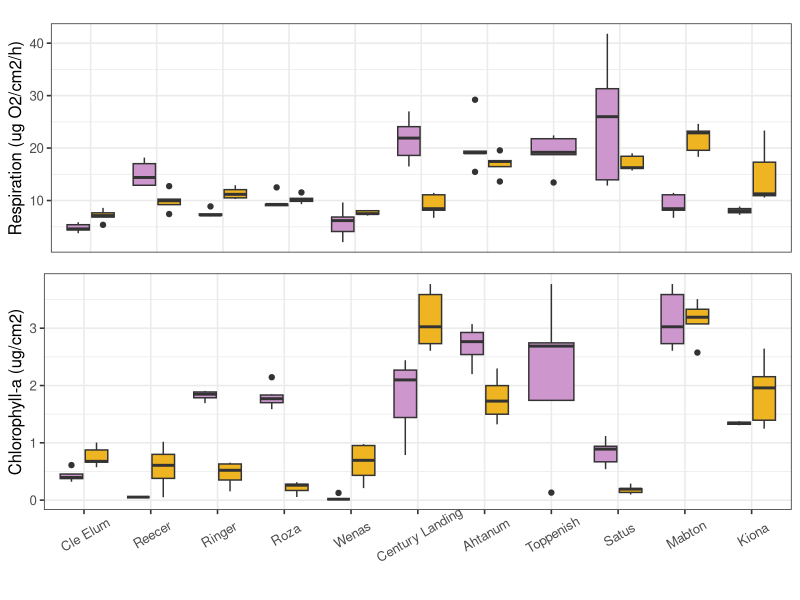
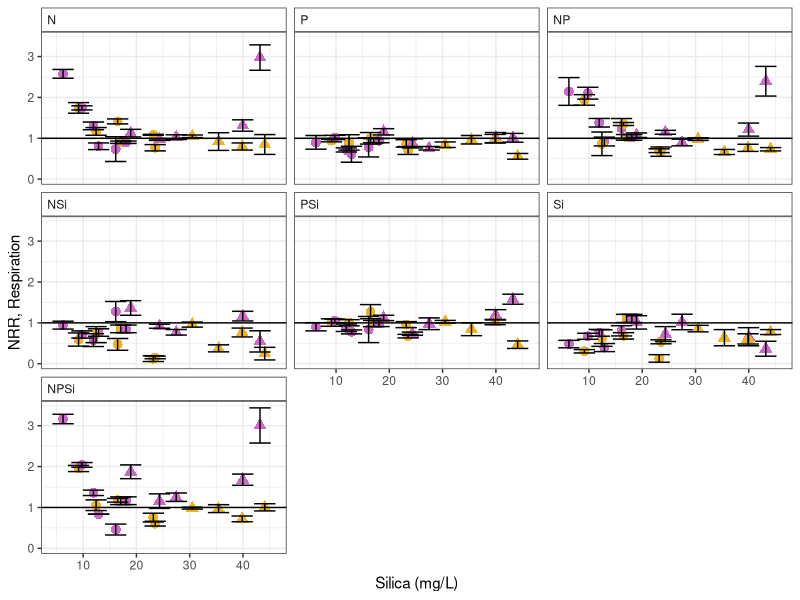
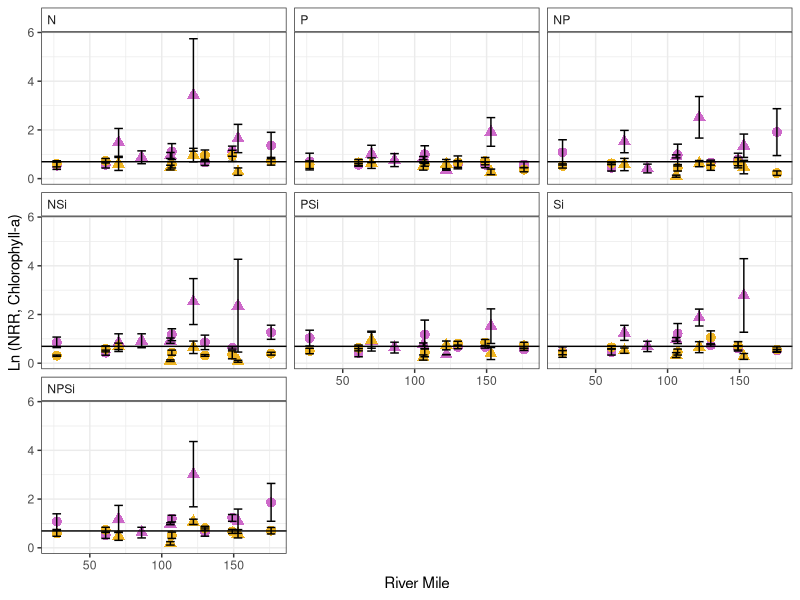

Write the R code that produced these figures, in order. (Note: this script raises an error after producing the figures.)
library(plyr)
library(dplyr)
library(ggplot2)
library(gridExtra)

#data (created in "all sites" by combining NDS files and water chem file)
nds_chem<-read.csv("NDS_chem_all.csv")
nds_chem$river_mile<-ifelse(nds_chem$stream=="ahtanum", 106, nds_chem$river_mile)
nds_chem$stream<-as.factor(nds_chem$stream)
nds_chem$season<-as.factor(nds_chem$season)
nds_chem$type<-as.factor(nds_chem$type)
nds_chem$Stream<-recode(nds_chem$stream, 'ahtanum'='Ahtanum', 'century'='Century Landing', 'kiona'='Kiona', 'mabton'='Mabton',
                                           'reecer'= 'Reecer', 'ringer'='Ringer', 'roza'='Roza', 'satus'='Satus', 
                                           'toppenish'='Toppenish', 'wenas'='Wenas', 'cleelum'='Cle Elum')

nds_s<-subset(nds_chem, top=="sponge")
nds_s <- subset(nds_s, !(is.na(nds_s$cr.nrr)))

nds_g<-subset(nds_chem, top=="glass")
nds_g <- subset(nds_g, !(is.na(nds_g$chla.nrr)))

nds_s$Stream <- factor(nds_s$Stream, levels = c("Cle Elum", "Reecer", "Ringer", "Roza", "Wenas", "Century Landing",
                                                "Ahtanum", "Toppenish", "Satus", "Mabton", "Kiona"))

nds_g$Stream <- factor(nds_g$Stream, levels = c("Cle Elum", "Reecer", "Ringer", "Roza", "Wenas", "Century Landing",
                                                "Ahtanum", "Toppenish", "Satus", "Mabton", "Kiona"))

nds_g$season<-factor(nds_g$season, levels=c("summer", "fall"))

nds_s$season<-factor(nds_s$season, levels=c("summer", "fall"))

CR_C<-ggplot(subset(nds_s,nutrient=="control"), aes(x=Stream, y=abs(cr.area)))+geom_boxplot(aes(fill=factor(season)))+
  theme_bw(base_size = 12)+ theme(axis.title.x = element_blank(), axis.text.x.bottom = element_blank(), axis.ticks.x.bottom = element_blank())+
  scale_fill_manual(values=c("plum3","goldenrod2"))+labs(y="Respiration (ug O2/cm2/h)")+
  theme(legend.position = "none")+theme( axis.text.x = element_text(angle = 35, vjust=0.65))

Chla_C<-ggplot(subset(nds_g,nutrient=="control"), aes(x=Stream, y=chla))+geom_boxplot(aes(fill=factor(season)))+
  theme_bw(base_size=12)+theme(legend.position = "none")+theme( axis.text.x = element_text(angle = 30, vjust=0.75), axis.title.x = element_blank())+
  scale_fill_manual(values=c("plum3","goldenrod2"))+labs(y="Chlorophyll-a (ug/cm2)")

grid.arrange(CR_C, Chla_C, ncol=1, heights=unit(c(2.5,3.2), c("in","in")))

ddply(subset(nds_s,nutrient=="control"& season=="fall"), "Stream", summarise, cr = abs(mean(cr.area)), 
      se = (sd(abs(cr.area))/sqrt(sum(!is.na(cr.area)))))

ddply(subset(nds_s,nutrient=="control"&season=="summer"), "Stream", summarise, cr = abs(mean(cr.area)), 
      se = (sd(abs(cr.area))/sqrt(sum(!is.na(cr.area)))))

  nds_g$Stream <- factor(nds_g$Stream, levels = c("Cle Elum", "Reecer", "Ringer", "Roza", "Wenas", "Century Landing",
                                                "Ahtanum", "Toppenish", "Satus", "Mabton", "Kiona"))

ddply(subset(nds_g,nutrient=="control"), c("Stream","season"), summarise, chlor = mean(chla), 
      se = (sd(chla))/sqrt(sum(!is.na(chla))))

#NRR figures
#summaries
sum_s<-ddply(nds_s, c("stream", "nutrient", "season", "river_mile", "top", "type", "Si.mgL", "DOC.mgL", "DIN.mgNL", "oP.mgPL"), summarise, cr=mean(cr.area, na.rm=T), 
             cr_nrr=mean(cr.nrr, na.rm=T), se_cr=(sd(cr.area, na.rm=T)/sqrt(sum(!is.na(cr.area)))),
             se_cr_nrr=(sd(cr.nrr, na.rm=T)/sqrt(sum(!is.na(cr.nrr)))))
sum_s$nutrient<-as.factor(sum_s$nutrient)

sum_g<-ddply(nds_g, c("stream", "nutrient", "season", "river_mile", "top","type", "Si.mgL", "DOC.mgL", "DIN.mgNL", "oP.mgPL"), summarise, gpp=mean(gpp.area, na.rm=T),
             chl_a=mean(chla, na.rm=T), chl_a.nrr=mean(chla.nrr, na.rm=T), gpp.nrr=mean(gpp.nrr, na.rm=T), 
             se_gpp=(sd(gpp.area, na.rm=T)/sqrt(sum(!is.na(gpp.area)))), 
             se_chla=(sd(chla, na.rm=T)/sqrt(sum(!is.na(chla)))), 
             se_chla_nrr=(sd(chla.nrr, na.rm=T)/sqrt(sum(!is.na(chla.nrr)))))

#Figures with all nutrient treatments
sum_s$nutrient<-factor(sum_s$nutrient, levels=c("control", "N", "P", "NP","NSi","PSi", "Si","NPSi"))

ggplot(subset(sum_s, !(nutrient=="control")),aes(x=Si.mgL, y=cr_nrr))+geom_point(aes(color=factor(season), shape=factor(type)), size=3)+
  theme_bw()+  facet_wrap(~nutrient)+geom_errorbar(aes(ymin=cr_nrr-se_cr_nrr, ymax=cr_nrr+se_cr_nrr), width=4)+
  scale_color_manual(values=c("orchid3","goldenrod2"))+geom_hline(yintercept = 1)+theme(legend.position = "none")+
  labs(x="Silica (mg/L)", y="NRR, Respiration")+theme(strip.background =element_rect(fill="white"), strip.text=element_text(hjust=0))

sum_g$nutrient<-factor(sum_g$nutrient, levels=c("control", "N", "P", "NP","NSi","PSi", "Si","NPSi"))

ggplot(subset(sum_g, !(nutrient=="control")),aes(x=river_mile, y=log(chl_a.nrr+1)))+geom_point(aes(color=factor(season), shape=factor(type)), size=3)+
  theme_bw()+  facet_wrap(~nutrient)+geom_errorbar(aes(ymin=log(chl_a.nrr+1)-log(se_chla_nrr+1), ymax=log(chl_a.nrr+1)+log(se_chla_nrr+1)), width=6)+
  scale_color_manual(values=c("orchid3","goldenrod2"))+geom_hline(yintercept = log(2))+theme(legend.position = "none")+
  labs(x="River Mile", y="Ln (NRR, Chlorophyll-a)")+theme(strip.background =element_rect(fill="white"), strip.text=element_text(hjust=0))

#attempts to make figures showing ME models
#CR NRR - separate by type to show different relationship between river mile and type
N.mains<-function (x){(0.5401840-0.06665818+ (0.0016244156*1.0024225*x))*1.1097521}
NP.mains<-function (x){(0.5401840-0.05226612+(0.0012694891*1.0024225*x))*1.1097521}
NPSi.mains<-function (x){(0.5401840-0.10001441+(0.0023269448*1.0024225*x))*1.1097521}
NSi.mains<-function (x){(0.5401840 +0.02581716 -(0.0015291970*1.0024225*x))*1.1097521}
P.mains<-function (x){(0.5401840 +0.02678770 -(0.0006280988*1.0024225*x))*1.1097521}
PSi.mains<-function (x){(0.5401840 +0.04495817 -(0.0005058603*1.0024225*x))*1.1097521}
Si.mains<-function (x){(0.5401840 +0.07073013 -(0.0021453599*1.0024225*x))*1.1097521}

N.mainf<-function (x){(0.5401840-0.06665818+ (0.0016244156*1.0024225*x))}
NP.mainf<-function (x){(0.5401840-0.05226612+(0.0012694891*1.0024225*x))}
NPSi.mainf<-function (x){(0.5401840-0.10001441+(0.0023269448*1.0024225*x))}
NSi.mainf<-function (x){(0.5401840 +0.02581716 -(0.0015291970*1.0024225*x))}
P.mainf<-function (x){(0.5401840 +0.02678770 -(0.0006280988*1.0024225*x))}
PSi.mainf<-function (x){(0.5401840 +0.04495817 -(0.0005058603*1.0024225*x))}
Si.mainf<-function (x){(0.5401840 +0.07073013 -(0.0021453599*1.0024225*x))}

N.tribs<-function (x){(0.5401840-0.06665818+ 0.0016244156*x)*1.1097521*1.2673480}
NP.tribs<-function (x){(0.5401840-0.05226612+0.0012694891*x)*1.1097521*1.2673480}
NPSi.tribs<-function (x){(0.5401840-0.10001441+0.0023269448*x)*1.1097521*1.2673480}
NSi.tribs<-function (x){(0.5401840 +0.02581716 -0.0015291970*x)*1.1097521*1.2673480}
P.tribs<-function (x){(0.5401840 +0.02678770 -0.0006280988*x)*1.1097521*1.2673480}
PSi.tribs<-function (x){(0.5401840 +0.04495817 -0.0005058603*x)*1.1097521*1.2673480}
Si.tribs<-function (x){(0.5401840 +0.07073013 -0.0021453599*x)*1.1097521*1.2673480}

N.tribf<-function (x){(0.5401840-0.06665818+ 0.0016244156*x)*1.2673480}
NP.tribf<-function (x){(0.5401840-0.05226612+0.0012694891*x)*1.2673480}
NPSi.tribf<-function (x){(0.5401840-0.10001441+0.0023269448*x)*1.2673480}
NSi.tribf<-function (x){(0.5401840 +0.02581716 -0.0015291970*x)*1.2673480}
P.tribf<-function (x){(0.5401840 +0.02678770 -0.0006280988*x)*1.2673480}
PSi.tribf<-function (x){(0.5401840 +0.04495817 -0.0005058603*x)*1.2673480}
Si.tribf<-function (x){(0.5401840 +0.07073013 -0.0021453599*x)*1.2673480}

#                       Value  Std.Error  DF   t-value  p-value
#(Intercept)          0.5401840 0.03465829 785 15.585997  0.0000
#seasonfall          -0.1097521 0.01345564 785  8.156582  0.0000
#river_mile           0.0016288 0.00059886 785  2.719846  0.0067
#typetrib             0.2673480 0.04474965 785  5.974304  0.0000
#river_mile:typetrib -0.0024225 0.00038652 785 -6.267546  0.0000

#  (Intercept)    river_mile
#control  0.05064554 -0.0004123336
#N       -0.06665818  0.0016244156
#NP      -0.05226612  0.0012694891
#NPSi    -0.10001441  0.0023269448
#NSi      0.02581716 -0.0015291970
#P        0.02678770 -0.0006280988
#PSi      0.04495817 -0.0005058603
#Si       0.07073013 -0.0021453599

sum_s_main_s<-subset(sum_s,type=="mainstem"&season=="summer")
sum_s_main_f<-subset(sum_s_main, type=="mainstem" & season =="fall")
sum_s_trib_s<-subset(sum_s,type=="trib"&season=="summer")
sum_s_trib_f<-subset(sum_s,type=="trib"&season=="fall")

sum_s_main_s$nutrient<-factor(sum_s_main_s$nutrient, levels=c("control", "N", "P", "Si", "NP","NSi","PSi", "NPSi"))
sum_s_main_f$nutrient<-factor(sum_s_main_f$nutrient, levels=c("control", "N", "P", "Si", "NP","NSi","PSi","NPSi"))
sum_s_trib_s$nutrient<-factor(sum_s_trib_s$nutrient, levels=c("control", "N", "P", "Si", "NP","NSi","PSi","NPSi"))
sum_s_trib_f$nutrient<-factor(sum_s_trib_f$nutrient, levels=c("control", "N", "P", "Si", "NP","NSi","PSi","NPSi"))

A<-ggplot(subset(sum_s_main_s, !(nutrient=="control")), aes(x=river_mile, y=log(cr_nrr+1)))+
  geom_point(aes(color=factor(nutrient)), size=3)+
  geom_errorbar(aes(ymin=log(cr_nrr+1)-log(se_cr_nrr+1), ymax=log(cr_nrr+1)+log(se_cr_nrr+1), width=2.5))+
  scale_color_manual(values=c("red","goldenrod2", "deepskyblue3", "orange", "orchid", "turquoise4", "slategray4"))+
  theme_bw(base_size = 14)+ylab(expression(paste('Ln (NRR'[CR],')'))) +xlab("River Mile")+
  ggtitle("A. Mainstem, Summer")+theme(plot.title = element_text(hjust = 0.02, vjust=-8))+
  theme(legend.title=element_blank(),legend.position="none")+
  stat_function(fun=N.mains, color="red")+
  stat_function(fun=NP.mains, color="orange")+
  stat_function(fun=NPSi.mains, color="slategray4")+
  stat_function(fun=P.mains, color="goldenrod2")+
  stat_function(fun=PSi.mains, color="turquoise4")+
  stat_function(fun=NSi.mains, color="orchid")+
  stat_function(fun=Si.mains, color="deepskyblue3")

B<-ggplot(subset(sum_s_main_f, !(nutrient=="control")), aes(x=river_mile, y=log(cr_nrr+1)))+
  geom_point(aes(color=factor(nutrient)), size=3)+
  geom_errorbar(aes(ymin=log(cr_nrr+1)-log(se_cr_nrr+1), ymax=log(cr_nrr+1)+log(se_cr_nrr+1), width=2.5))+
  scale_color_manual(values=c("red","goldenrod2", "deepskyblue3", "orange", "orchid", "turquoise4", "slategray4"))+
  theme_bw(base_size = 14)+ylab(expression(paste('Ln (NRR'[CR],')')))+xlab("River Mile") +
   ggtitle("B. Mainstem, Fall")+theme(plot.title = element_text(hjust = 0.02, vjust=-8))+
  theme(legend.title=element_blank(),legend.position="none")+
  stat_function(fun=N.mainf, color="red")+
  stat_function(fun=NP.mainf, color="orange")+
  stat_function(fun=NPSi.mainf, color="slategray4")+
  stat_function(fun=P.mainf, color="goldenrod2")+
  stat_function(fun=PSi.mainf, color="turquoise4")+
  stat_function(fun=NSi.mainf, color="orchid")+
  stat_function(fun=Si.mainf, color="deepskyblue3")

C<-ggplot(subset(sum_s_trib_s, !(nutrient=="control")), aes(x=river_mile, y=log(cr_nrr+1)))+
  geom_point(aes(color=factor(nutrient)), size=3)+
  geom_errorbar(aes(ymin=log(cr_nrr+1)-log(se_cr_nrr+1), ymax=log(cr_nrr+1)+log(se_cr_nrr+1), width=2.5))+
  scale_color_manual(values=c("red","goldenrod2", "deepskyblue3", "orange", "orchid", "turquoise4", "slategray4"))+
  theme_bw(base_size=14)+ylab(expression(paste('Ln (NRR'[CR],')'))) +xlab("River Mile")+
  ggtitle("C. Tributaries, Summer")+theme(plot.title = element_text(hjust = 0.02, vjust=-8))+
  theme(legend.title=element_blank(),legend.position="none")+
  stat_function(fun=N.tribs, color="red")+
  stat_function(fun=NP.tribs, color="orange")+
  stat_function(fun=NPSi.tribs, color="slategray4")+
  stat_function(fun=P.tribs, color="goldenrod2")+
  stat_function(fun=PSi.tribs, color="turquoise4")+
  stat_function(fun=NSi.tribs, color="orchid")+
  stat_function(fun=Si.tribs, color="deepskyblue3")

D<-ggplot(subset(sum_s_trib_s, !(nutrient=="control")), aes(x=river_mile, y=log(cr_nrr+1)))+
  geom_point(aes(color=factor(nutrient)), size=3)+
  geom_errorbar(aes(ymin=log(cr_nrr+1)-log(se_cr_nrr+1), ymax=log(cr_nrr+1)+log(se_cr_nrr+1), width=2.5))+
  scale_color_manual(values=c("red","goldenrod2", "deepskyblue3", "orange", "orchid", "turquoise4", "slategray4"))+
  theme_bw(base_size = 14)+ ylab(expression(paste('Ln (NRR'[CR],')'))) +xlab("River Mile")+
  ggtitle("D. Tributaries, Fall")+theme(plot.title = element_text(hjust = 0.02, vjust=-8))+
  theme(legend.title=element_blank(),legend.position="none")+
  stat_function(fun=N.tribf, color="red")+
  stat_function(fun=NP.tribf, color="orange")+
  stat_function(fun=NPSi.tribf, color="slategray4")+
  stat_function(fun=P.tribf, color="goldenrod2")+
  stat_function(fun=PSi.tribf, color="turquoise4")+
  stat_function(fun=NSi.tribf, color="orchid")+
  stat_function(fun=Si.tribf, color="deepskyblue3")
               
library(gridExtra)
grid.arrange(A, B, C, D, ncol=2)


nds_ssummer<-subset(nds_s, season=="summer")
nds_sfall<-subset(nds_s, season=="fall")

newdat1<-expand.grid(type=unique(nds_ssummer$type),
                     season=unique(nds_ssummer$season),
                     river_mile=c(min(nds_ssummer$river_mile),
                                  max(nds_ssummer$river_mile)))
newdat2<-expand.grid(type=unique(nds_sfall$type),
                     season=unique(nds_sfall$season),
                     river_mile=c(min(nds_sfall$river_mile),
                                  max(nds_sfall$river_mile)))

ggplot(nds_s, aes(x=river_mile, y=log(cr.nrr+1)))+
  geom_point(aes(shape=factor(type)))+
  geom_line(aes(y=predict(Mf), group=nutrient))+
  geom_line(data=newdat, aes(y=predict(Mf, level=0,newdata=newdat), color=factor(season)))+
  annotate()
theme_bw()

#example:
ggplot(Orthodont, aes(x=age, y=distance, colour=Sex)) +
  geom_point(size=3) +
  geom_line(aes(y=predict(fm2), group=Subject, size="Subjects")) +
  geom_line(data=newdat, aes(y=predict(fm2, level=0, newdata=newdat), size="Population")) +
  scale_size_manual(name="Predictions", values=c("Subjects"=0.5, "Population"=3)) +
  theme_bw(base_size=22) 
      